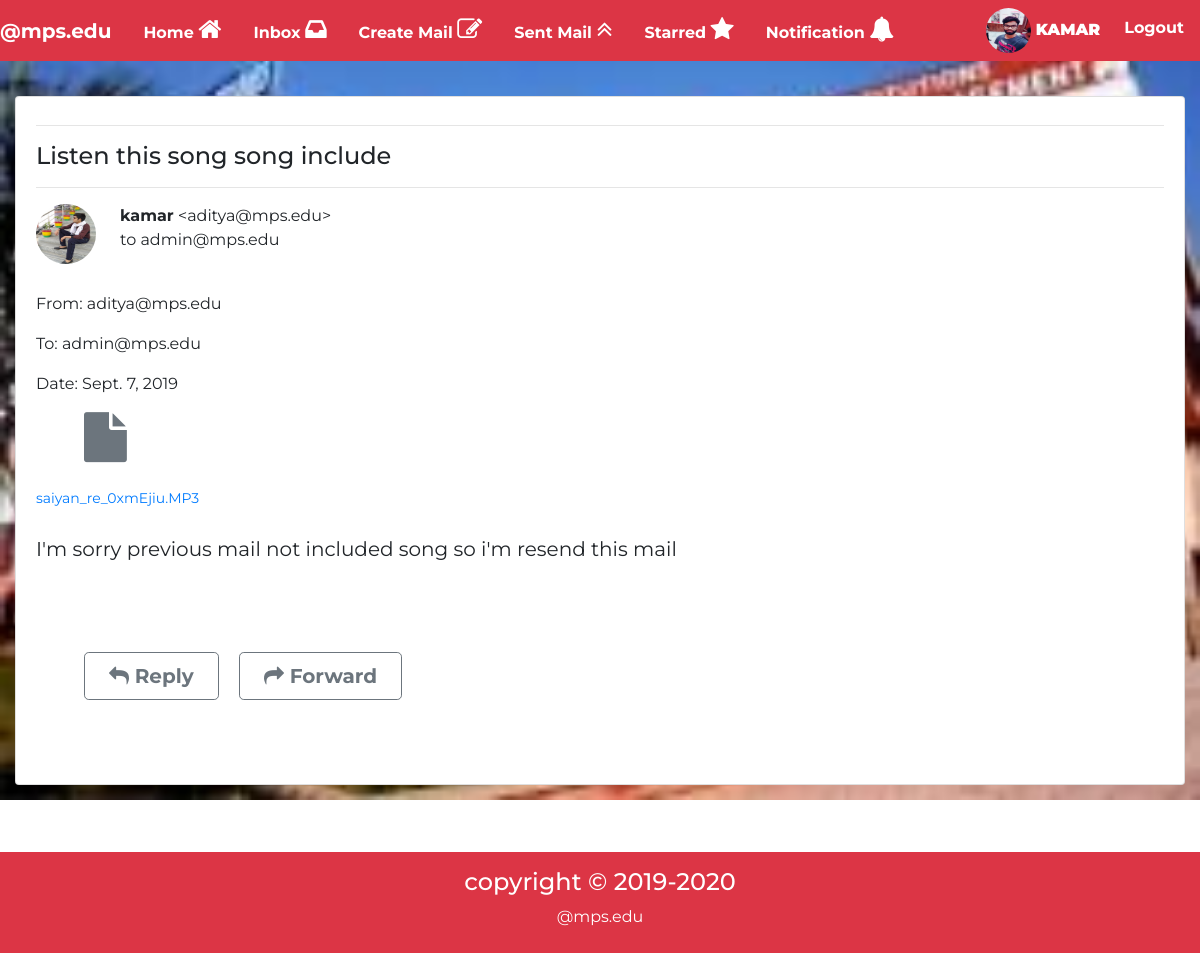
/home/sentmail_view/82 (signed in), run on the app's committed database.
### account/models.py (models this page shows, shortened)
class Profile(models.Model):
	user=models.OneToOneField(User,on_delete=models.CASCADE)
	gender=models.CharField(max_length=10,choices=(('Male','Male'),('Female','Female')),default='Male')
	tel=models.CharField(max_length=10)
	pic=models.ImageField(upload_to='profile/profile_pic',default="profile/profile_pic/profile_img.jpg")
	type=models.CharField(max_length=10,choices=(('Student','Student'),('Teacher','Teacher')),default='Student')
	security=models.CharField(max_length=50,default="")

### mail/models.py (models this page shows)
class Sentmail(models.Model):
	profile=models.ForeignKey(Profile,on_delete=models.CASCADE,related_name="sentmail_profile")
	to_user=models.ForeignKey(Profile,on_delete=models.CASCADE,related_name="to_user",default='')
	sub=models.CharField(max_length=200)
	msg=models.TextField()
	attach=models.FileField(upload_to="attach_data/",default="",blank=True)
	date=models.DateField(auto_now_add=True)

### mail/views.py (the view)
# urls.py: path('sentmail_view/<int:id>',views.sentmail_view),
@login_required(login_url="/account/login")
def sentmail_view(req,id):
	sentmail_view=Sentmail.objects.get(id=id)
	return render(req,"mail/sentmail_view.html",{"sentmail_view":sentmail_view})

### mail/templates/mail/sentmail_view.html (shortened to what this page needs)
{%extends 'mail/basic.html'%}
{%block body%}
<div class="container-fluid">
<section class="my-5">
	<div class="list-group-item">
	<hr>
	<h4>{{sentmail_view.sub}}</h4>
	<hr>
	<a href="/media/{{sentmail_view.profile.pic}}"><img src="/media/{{sentmail_view.profile.pic}}" class=" img-inbox-sentmail rounded-circle float-left mr-4"></a>
		<b>{{user.username}}</b>  &lt{{sentmail_view.profile.user.email}}&gt
		<p> to {{sentmail_view.to_user.user.email}}</p><br>
		<p>From: {{sentmail_view.profile.user.email}}</p>
		<p>To: {{sentmail_view.to_user.user.email}}</p>
		<p>Date: {{sentmail_view.date}}</p>
		{%if sentmail_view.attach%}
		<div class="ml-5"><i class="fa fa-file mr-5 text-secondary inbox-view-attach-file"></i><br></div>
		<a href="/media/{{sentmail_view.attach}}" style="font-size:14px;">{{sentmail_view.attach.name|slice:"12:"}}</a><br><br>
		{%endif%}
		<p class="msg">{{sentmail_view.msg}}</p><br><br><br>
		<button class="btn btn-outline-secondary btn-lg ml-5 font-weight-bolder px-4"><i class="fa fa-reply"></i> Reply</button>
		<button class="btn btn-outline-secondary btn-lg ml-3 font-weight-bolder px-4"><i class="fa fa-share"></i> Forward</button><br><br><br><br>
	</div>
</section>
</div>
{%endblock%}

### mail/templates/mail/basic.html (shortened to what this page needs)
<!DOCTYPE html>
<html>
<head>
<link rel="stylesheet" href="https://maxcdn.bootstrapcdn.com/bootstrap/4.3.1/css/bootstrap.min.css">
<link rel="stylesheet" type="text/css" href="https://stackpath.bootstrapcdn.com/font-awesome/4.7.0/css/font-awesome.min.css">
<link href="//maxcdn.bootstrapcdn.com/font-awesome/4.1.0/css/font-awesome.min.css" rel="stylesheet">
{% load static %}
</head>
<body>
<nav class="navbar navbar-expand-md navbar-light bg-danger fixed-top p-0">
	<a href="/home" class="navbar-brand text-white font-weight-bolder">@mps.edu</a>
	<div id="mynav" class="collapse navbar-collapse">
<ul class="navbar-nav navbar-link-style font-weight-bolder text-center">
	<li class="nav-item"><a href="/home" class="nav-link p-3">Home <i class="fa fa-home font-awesome-notification"></i></a></li>
		<li class="nav-item p-0"><a href="/home/inbox" class="nav-link p-3">Inbox <i class="fa fa-inbox font-awesome-notification"></i></a></li>
	<li class="nav-item"><a href="/home/create" class="nav-link p-3">Create Mail <i class="fa fa-edit font-awesome-notification"></i></a></li>
	<li class="nav-item"><a href="/home/sentmail" class="nav-link p-3">Sent Mail <i class="fa fa-angle-double-up font-awesome-notification"></i></a></li>
	<li class="nav-item"><a href="/home/starred" class="nav-link p-3">Starred <i class="fa fa-star font-awesome-notification"></i></a></li>
	{%if user.is_authenticated%}
		<li class="nav-item "><a href="#" class="nav-link p-3" data-toggle="popover" id="noti" data-placement="bottom" data-trigger="focus" data-html="true">Notification <i class="fa fa-bell font-awesome-notification"></i></a></li>
	{%endif%}
	</ul>
	<ul class="navbar-nav navbar-link-style text-center ml-auto font-weight-bolder">
	{%if user.is_authenticated%}
	<li class="nav-item"><a href="/account/profile" class="nav-link text-white"><img src="/media/{{user.profile.pic}}" class="img-fluid img-login rounded-circle">  <b>{{user.username|upper}}</b></a></li>
	<li class="nav-item"><a href="/account/logout" class="nav-link text-white p-3">Logout</a></li>
	{%else%}
	<li class="nav-item"><a href="/account/login" class="nav-link text-white p-3">Login</a></li>
	<li class="nav-item"><a href="/account/signup" class="nav-link text-white p-3">Register</a></li>
	{%endif%}
</ul>
</div>
</nav><br><br>
<main class="my-5">
{%block body%} {%endblock%}
</main><br><br><br><br><br>
<footer class="mt-5 pt-3 pb-2 bg-danger text-white">
<h4 class="text-center">copyright &copy 2019-2020</h4>
<p class="text-center">@mps.edu</p>
</footer>
</body>
</html>

### data on the page
Sentmail: sub "Listen this song song include", profile.pic (picture), profile.user.email "aditya@mps.edu", to_user.user.email "admin@mps.edu", date "Sept. 7, 2019", attach.name "saiyan_re_0xmEjiu.MP3", msg "I'm sorry previous mail not included song so i'm resend this mail"

### other printed values
{{ user.username|upper }} "KAMAR"
{{ user.username }} "kamar"
